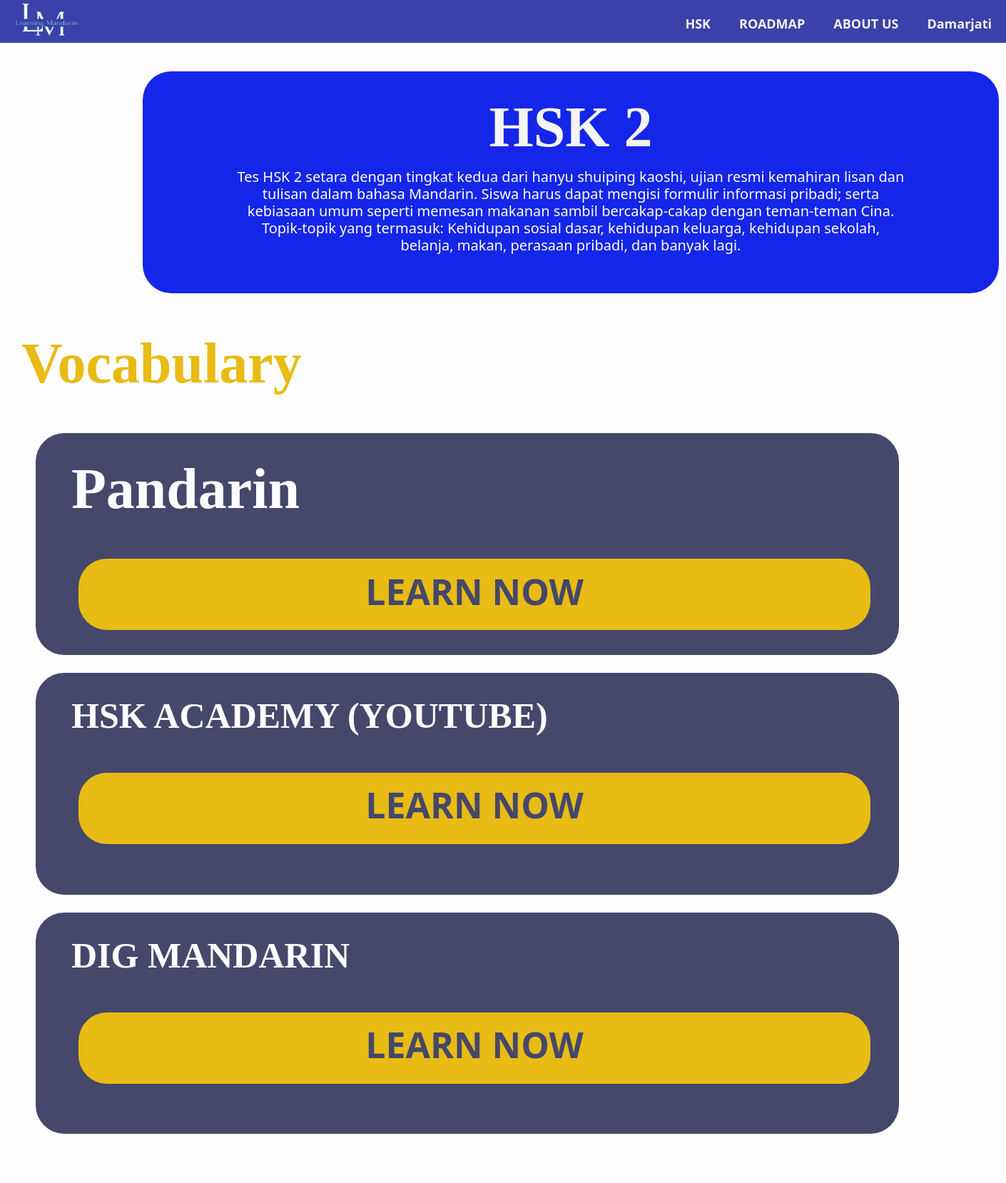
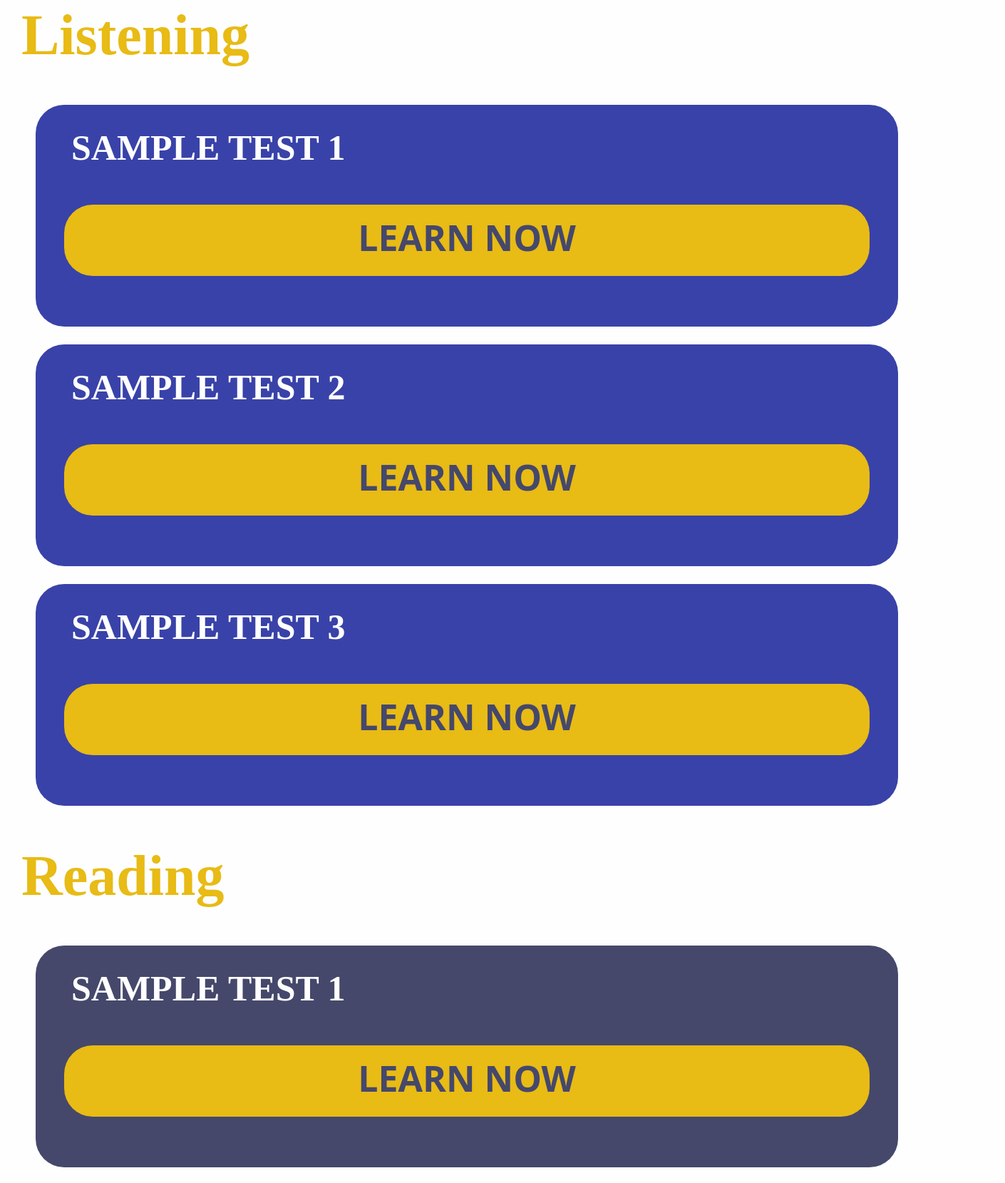
The page /hsk/2 (signed in, upper part) on the database its author committed (2 pictures, top to bottom).
### myapp/models.py (models this page shows)
class hsk(models.Model):
    judul = models.CharField(max_length = 100)
    deskripsi = models.TextField(max_length = 10000)
    link_audio = models.TextField(max_length = 10000, default='/')
    link_audio2 = models.TextField(max_length = 10000, default='/')
    link_audio3 = models.TextField(max_length = 10000, default='/')
    link_vocab = models.TextField(max_length = 10000)
    link_reading = models.TextField(max_length = 10000 , default='/')
    link_reading2 = models.TextField(max_length = 10000, default='/')
    link_reading3 = models.TextField(max_length = 10000, default='/')
    link_writing = models.TextField(max_length = 10000 , default='/')
    link_writing2 = models.TextField(max_length = 10000, default='/')
    link_writing3 = models.TextField(max_length = 10000, default='/')
    link_pandarin=models.TextField(max_length = 10000, default='/')
    link_academy=models.TextField(max_length = 10000, default='/')
    link_dig=models.TextField(max_length = 10000, default='/')

### myapp/views.py (the view)
# urls.py: path("hsk/<str:id>", views.hsk, name="hsk"),
def hsk(request, id):
    nilaiAsli=[]
    hsk= list_hsk.objects.get(id=id)
    userf=userFire.objects.get(user=request.user)
    userf.historyTitle = hsk.judul
    userf.historyDescribe = hsk.deskripsi
    userf.historyUrl = "hsk/"+ str(id)
    userf.save()
    context = {"hsk": hsk, "id":str(id) }
    nilaiListen=0
    nilaiReading=0
    info = auth.get_account_info(str(userf.kunci))
    uid = info['users'][0]['localId']
    if (database.child("users").child(uid).child('hsk').child('hsk'+str(id)).get()).val() is not None:
        nilaiAsli=(database.child("users").child(uid).child('hsk').child('hsk'+str(id)).get()).val()
        print(nilaiAsli)
        context.update(nilaiAsli)
    return render(request, "TrueHSK.html", context)

### template/TrueHSK.html (shortened to what this page needs)
{% load static %}
<!DOCTYPE html>
<html lang="en">
<head>
    <link rel="stylesheet" href="https://stackpath.bootstrapcdn.com/bootstrap/4.5.2/css/bootstrap.min.css">
</head>
<body>
    <a href="\">
        <img src="{% static 'lm.png' %}" style="float: left;width: 200px;height: 160px;margin-left: -40px;margin-top: -150px;padding-left: 10px;position: fixed;z-index: 1000;">
    </a>
    <div class="pp" style="z-index: 100;">
        <strong>
            <ul class="menu-kanan" style="z-index: 100;">
                <div style="display: block;" style="z-index: 1000;">
                    {% if user.is_authenticated %}
                        <button class="hskbutton dropbawah" onmouseenter='toggleDropdown("show")' onmouseleave='toggleDropdown()'> <b> {{  user.username  }}</b></button>
                    {% else %}
                    <a href="{% url 'login' %}">
                        <button class="hskbutton" ><strong>LOGIN</strong></button>
                    </a>
                    {% endif %}
                    <a href="{% url 'about' %}">
                        <button class="hskbutton"><strong>ABOUT US</strong></button>
                    </a>
                    <a href="{% url 'roadmap' %}">
                        <button class="hskbutton" ><strong>ROADMAP</strong></button>
                    </a>
                    <button onmouseenter="dropdown('show')" onmouseleave="dropdown()" class="hskbutton dropbawah" id="hskbutton"><strong>HSK</strong></button>
                </div>
            </ul>
        </strong>
    </div>
    <div style="background-color: #1526E8; width:1200px;height:310.87px; margin: 20px; margin-top: 100px; margin-left: 200px; margin-right: 165px; border-radius: 40px;padding: 30px;">
        <h1 style="text-align: center;"><strong>{{hsk.judul}}</strong></h1>
        <h3 style="color: #fefefe;margin: 100px;margin-top: 10px;text-align: center;font-size: 20px;background-color: #1526E8;">{{hsk.deskripsi}}</strong></h3>
    </div>
    <h1 style="color: #e8bb15; margin-top: 50px;text-indent: 30px;"><strong>Vocabulary</strong><br>
    <div style="background-color: #45486b; width: 1200 px;height:310.87px;margin: 20px;margin-top: 50px;margin-left: 50px; margin-right: 150px; border-radius: 40px;padding: 30px;">
        <h1 style="color:#fefefe; margin-top: 0px;text-indent: 0px;margin-left: 20px;"><strong>Pandarin</strong>
        <div style="background-color: #e8bb15; width: 1000 px;height: 100px;margin: 20px;margin-top: 50px;margin-left: 10px; margin-right: 10px; border-radius: 40px;padding: 30px;">
            <a href={{hsk.link_pandarin}} target="_blank"><br>
                <p style="margin-top: -110px;font-size: 50px;text-align: center;color: #45486b;"><strong>LEARN NOW</strong></p>
            </a>
        </div>
    </div>
    <div style="background-color: #45486b; width: 1200 px;height:310.87px;margin: 20px;margin-top: 25px;margin-left: 50px; margin-right: 150px; border-radius: 40px;padding: 30px;">
        <h1 style="color:#fefefe; margin-top: 0px;text-indent: 0px;margin-left: 20px; font-size: 50px;"><strong>HSK ACADEMY (YOUTUBE)</strong>
        <div style="background-color: #e8bb15; width: 1000 px;height: 100px;margin: 20px;margin-top: 50px;margin-left: 10px; margin-right: 10px; border-radius: 40px;padding: 30px;">
            <a href={{hsk.link_academy}} target="_blank"><br>
                <p style="margin-top: -75px;font-size: 50px;text-align: center;color: #45486b;"><strong>LEARN NOW</strong></p>
            </a>
        </div>
    </div>
    <div style="background-color: #45486b; width: 1200 px;height:310.87px;margin: 20px;margin-top: 25px;margin-left: 50px; margin-right: 150px; border-radius: 40px;padding: 30px;">
        <h1 style="color:#fefefe; margin-top: 0px;text-indent: 0px;margin-left: 20px; font-size: 50px;"><strong>DIG MANDARIN</strong>
        <div style="background-color: #e8bb15; width: 1000 px;height: 100px;margin: 20px;margin-top: 50px;margin-left: 10px; margin-right: 10px; border-radius: 40px;padding: 30px;">
            <a href={{hsk.link_dig}} target="_blank"><br>
                <p style="margin-top: -75px;font-size: 50px;text-align: center;color: #45486b;"><strong>LEARN NOW</strong></p>
            </a>
        </div>
    </div>
        <h1 style="color: #e8bb15; margin-top: 50px;text-indent: 30px;"><strong>Listening</strong><br></h1>
            <div style="background-color: #3942a8; width: 1200 px;height:310.87px;margin: 20px;margin-top: 50px;margin-left: 50px; margin-right: 150px; border-radius: 40px;padding: 30px;">
                            <h1 style="color:#fefefe; margin-top: 0px;text-indent: 0px;margin-left: 20px; font-size: 50px;"><strong>SAMPLE TEST 1</strong></h1>
                                <div style="background-color: #e8bb15; width: 1000 px;height: 100px;margin: 20px;margin-top: 50px;margin-left: 10px; margin-right: 10px; border-radius: 40px;padding: 30px;">
                                    <a href={{hsk.link_audio}} target="_blank"><br>
                                        <p style="margin-top: -45px;font-size: 50px;text-align: center;color: #45486b;"><strong>LEARN NOW</strong></p>
                                    </a>
                                </div>
                            </div>
                            <div style="background-color: #3942a8; width: 1200 px;height:310.87px;margin: 20px;margin-top: 25px;margin-left: 50px; margin-right: 150px; border-radius: 40px;padding: 30px;">
                                <h1 style="color:#fefefe; margin-top: 0px;text-indent: 0px;margin-left: 20px; font-size: 50px;"><strong> SAMPLE TEST 2</strong></h1>
                                <div style="background-color: #e8bb15; width: 1000 px;height: 100px;margin: 20px;margin-top: 50px;margin-left: 10px; margin-right: 10px; border-radius: 40px;padding: 30px;">
                            <a href={{hsk.link_audio2}} target="_blank"><br>
                                <p style="margin-top: -45px;font-size: 50px;text-align: center;color: #45486b;"><strong>LEARN NOW</strong></p>
                            </a>
                        </div>
                    </div>
                    <div style="background-color: #3942a8; width: 1200 px;height:310.87px;margin: 20px;margin-top: 25px;margin-left: 50px; margin-right: 150px; border-radius: 40px;padding: 30px;">
                        <h1 style="color:#fefefe; margin-top: 0px;text-indent: 0px;margin-left: 20px; font-size: 50px;"><strong>SAMPLE TEST 3</strong></h1>
                        <div style="background-color: #e8bb15; width: 1000 px;height: 100px;margin: 20px;margin-top: 50px;margin-left: 10px; margin-right: 10px; border-radius: 40px;padding: 30px;">
                                <a href={{hsk.link_audio3}} target="_blank"><br>
                                    <p style="margin-top: -45px;font-size: 50px;text-align: center;color: #45486b;"><strong>LEARN NOW</strong></p>
                                </a>
                            </div>
                        </div>
                        <h1 style="color: #e8bb15; margin-top: 50px;text-indent: 30px;"><strong>Reading</strong><br></h1>
                            <div style="background-color: #45486b; width: 1200 px;height:310.87px;margin: 20px;margin-top: 50px;margin-left: 50px; margin-right: 150px; border-radius: 40px;padding: 30px;">
                                <h1 style="color:#fefefe; margin-top: 0px;text-indent: 0px;margin-left: 20px;font-size: 50px;"><strong>SAMPLE TEST 1</strong></h1>
                                <div style="background-color: #e8bb15; width: 1000 px;height: 100px;margin: 20px;margin-top: 50px;margin-left: 10px; margin-right: 10px; border-radius: 40px;padding: 30px;">
                                        <a href={{hsk.link_reading}} target="_blank"><br>
                                            <p style="margin-top: -45px;font-size: 50px;text-align: center;color: #45486b;"><strong>LEARN NOW</strong></p>
                                        </a>
                                    </div>
                                </div>
                                    </body>
                                    </html>

### template/TrueHSK.html (style rules this page uses)
body { background-color: #fefefe; margin: 0; padding: 0; }
h1 { color:whitesmoke; font-family:Cambria, Cochin, Georgia, Times, 'Times New Roman', serif; font-size: 80px; overflow: hidden; padding-bottom: -100px; }
h3 { background-color: #e8bb15; color: #3942a8; font-size: medium; overflow: hidden; }
p { color:whitesmoke; font-family:system-ui; font-size:large; }
ul { list-style-type: none; margin: 0; padding: 0; font-family:system-ui, -apple-system, BlinkMacSystemFont, 'Segoe UI', Roboto, Oxygen, Ubuntu, Cantarell, 'Open Sans', 'Helvetica Neue', sans-serif; overflow: hidden; color:whitesmoke; }
.pp { background-color: #3942a8; color: whitesmoke; display: flex; height: 60px; position: fixed; width: 100%; top: 0; justify-content: flex-end; }
.menu-kanan { text-align: right; }
.hskbutton { float: right; display: block; background-color: #3942a8; color:whitesmoke; font-family:system-ui, -apple-system, BlinkMacSystemFont, 'Segoe UI', Roboto, Oxygen, Ubuntu, Cantarell, 'Open Sans', 'Helvetica Neue', sans-serif; text-align:center; padding-bottom: 10px; padding-top: 20px; padding-left: 20px; padding-right: 20px; text-decoration: none; border:none; cursor: pointer; font-size: large; }
.dropbawah { display: inline-block; padding-left: -10px; }
body, h1, h2, p, button { margin: 0; padding: 0; }
body { font-family: 'Segoe UI', Tahoma, Geneva, Verdana, sans-serif; }

### rows shown on the page
hsk: judul "HSK 2", deskripsi "Tes HSK 2 setara dengan tingkat kedua dari hanyu shuiping kaoshi, ujian resmi kemahiran lisan dan tulisan dalam bahasa Mandarin. Siswa harus dapat mengisi formulir informasi pribadi; serta kebiasaan umum seperti memesan makanan sambil bercakap-cakap dengan teman-teman Cina. Topik-topik yang termasuk: Kehidupan sosial dasar, kehidupan keluarga, kehidupan sekolah, belanja, makan, perasaan pribadi, dan banyak lagi."

### other values the page prints
{{ user.username }} "Damarjati"
